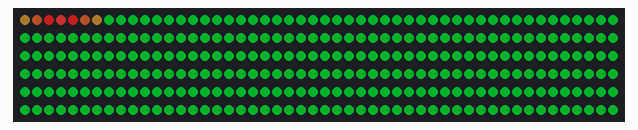
A sketch run on a simulated Arduino Uno, built with avr-gcc and run on an emulated ATmega328P. Shown: 300 RGB LEDs in strip order, left to right, continuing on the next row. Dim RGB values are drawn brighter than linear; what the sketch prints to the serial monitor is not drawn.

Above: at 2.66 s.
At 6.66 s:
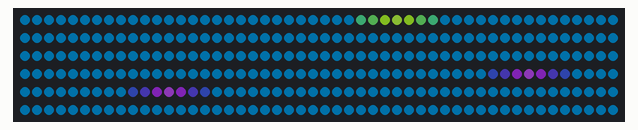
At 10.97 s:
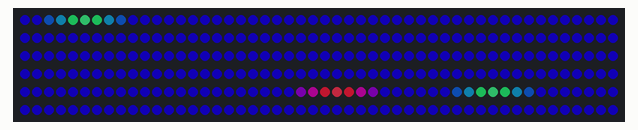
At 19.26 s:
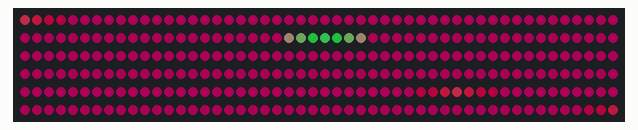
At 27.79 s:
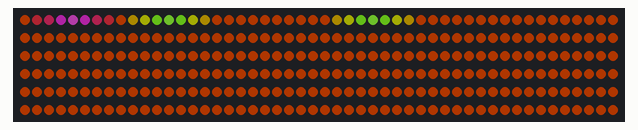
At 36.11 s:
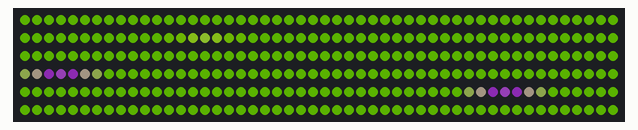

The sketch:

blend_into_rainbow.ino
```cpp
//***************************************************************
// Messing with blending a moving cycling color into a moving
// background rainbow.
//
// Marc Miller, Sept 2019
//***************************************************************

#include "FastLED.h"
#define DATA_PIN    7
#define CLK_PIN     14
#define LED_TYPE    APA102
#define COLOR_ORDER GRB
#define NUM_LEDS    300
#define BRIGHTNESS  100
CRGB leds[NUM_LEDS];

uint16_t pos, pos2, pos3;  //stores a position for color being blended in
uint8_t hue = 115;
uint8_t hue2;  //stores a color
uint8_t bpm  = 4;
uint8_t bpm2 = 6;
uint8_t bpm3 = 5;


//---------------------------------------------------------------
void setup() {
  Serial.begin(115200);  // Allows serial monitor output (check baud rate)
  delay(2500); // startup delay
  //FastLED.addLeds<LED_TYPE,DATA_PIN,COLOR_ORDER>(leds, NUM_LEDS).setCorrection(TypicalLEDStrip);
  FastLED.addLeds<LED_TYPE,DATA_PIN,CLK_PIN,COLOR_ORDER>(leds, NUM_LEDS).setCorrection(TypicalLEDStrip);
  FastLED.setBrightness(BRIGHTNESS);
  set_max_power_in_volts_and_milliamps(5, 2000);
  Serial.println("Setup done. \n");
}


//---------------------------------------------------------------
void loop() {
  EVERY_N_MILLISECONDS(150){
    hue++;  //used to cycle through the rainbow
  }

  fill_rainbow(leds, NUM_LEDS, hue, 255/NUM_LEDS/4);  //draw part of the rainbow into the strip
  fadeToBlackBy(leds, NUM_LEDS, 70);  //fade the whole strip down some

  EVERY_N_MILLISECONDS(10) {
    pos  = beatsin16(bpm , 0, NUM_LEDS-1);
    pos2 = beatsin16(bpm2, 0, NUM_LEDS-1);
    pos3 = beatsin16(bpm3, 0, NUM_LEDS-1,0,32768);
    //pos++;
    //if (pos == NUM_LEDS) { pos = 0; }  //reset to begining
  }
  //Serial.println(pos);

  EVERY_N_MILLISECONDS(5){
    hue2 = hue2 - 1;  //used to change the moving color
  }
  CRGB blendThisIn  = CHSV(hue2, 140, 255);  //color to blend into the background
  CRGB blendThisIn2 = CHSV(hue2, 170, 255);  //color to blend into the background
  CRGB blendThisIn3 = CHSV(hue2, 210, 255);  //color to blend into the background
  CRGB blendThisIn4 = CHSV(hue2, 255, 255);  //color to blend into the background

  CRGB blendThisIn21  = CHSV(hue2+128, 140, 255);  //color to blend into the background
  CRGB blendThisIn22 = CHSV(hue2+128, 170, 255);  //color to blend into the background
  CRGB blendThisIn23 = CHSV(hue2+128, 210, 255);  //color to blend into the background
  CRGB blendThisIn24 = CHSV(hue2+128, 255, 255);  //color to blend into the background

  static uint8_t blendAmount = 240;  //amount of blend  [range: 0-255]

  leds[pos]              = nblend(leds[pos],              blendThisIn4, blendAmount/3);
  leds[(pos+1)%NUM_LEDS] = nblend(leds[(pos+1)%NUM_LEDS], blendThisIn3, blendAmount/2);
  leds[(pos+2)%NUM_LEDS] = nblend(leds[(pos+2)%NUM_LEDS], blendThisIn2, blendAmount);
  leds[(pos+3)%NUM_LEDS] = nblend(leds[(pos+3)%NUM_LEDS], blendThisIn,  blendAmount);
  leds[(pos+4)%NUM_LEDS] = nblend(leds[(pos+4)%NUM_LEDS], blendThisIn2, blendAmount);
  leds[(pos+5)%NUM_LEDS] = nblend(leds[(pos+5)%NUM_LEDS], blendThisIn3, blendAmount/2);
  leds[(pos+6)%NUM_LEDS] = nblend(leds[(pos+6)%NUM_LEDS], blendThisIn4, blendAmount/3);

  leds[pos2]              = nblend(leds[pos2],              blendThisIn24, blendAmount/3);
  leds[(pos2+1)%NUM_LEDS] = nblend(leds[(pos2+1)%NUM_LEDS], blendThisIn23, blendAmount/2);
  leds[(pos2+2)%NUM_LEDS] = nblend(leds[(pos2+2)%NUM_LEDS], blendThisIn22, blendAmount);
  leds[(pos2+3)%NUM_LEDS] = nblend(leds[(pos2+3)%NUM_LEDS], blendThisIn21,  blendAmount);
  leds[(pos2+4)%NUM_LEDS] = nblend(leds[(pos2+4)%NUM_LEDS], blendThisIn22, blendAmount);
  leds[(pos2+5)%NUM_LEDS] = nblend(leds[(pos2+5)%NUM_LEDS], blendThisIn23, blendAmount/2);
  leds[(pos2+6)%NUM_LEDS] = nblend(leds[(pos2+6)%NUM_LEDS], blendThisIn24, blendAmount/3);

  leds[pos3]              = nblend(leds[pos3],              blendThisIn4, blendAmount/3);
  leds[(pos3+1)%NUM_LEDS] = nblend(leds[(pos3+1)%NUM_LEDS], blendThisIn3, blendAmount/2);
  leds[(pos3+2)%NUM_LEDS] = nblend(leds[(pos3+2)%NUM_LEDS], blendThisIn2, blendAmount);
  leds[(pos3+3)%NUM_LEDS] = nblend(leds[(pos3+3)%NUM_LEDS], blendThisIn,  blendAmount);
  leds[(pos3+4)%NUM_LEDS] = nblend(leds[(pos3+4)%NUM_LEDS], blendThisIn2, blendAmount);
  leds[(pos3+5)%NUM_LEDS] = nblend(leds[(pos3+5)%NUM_LEDS], blendThisIn3, blendAmount/2);
  leds[(pos3+6)%NUM_LEDS] = nblend(leds[(pos3+6)%NUM_LEDS], blendThisIn4, blendAmount/3);
  FastLED.show();  //update the display

  //EVERY_N_SECONDS(random8(5,21)) {
    //delay(3000);  //randomly stop the animation to observe the blending
  //}

}//end_main_loop
```
